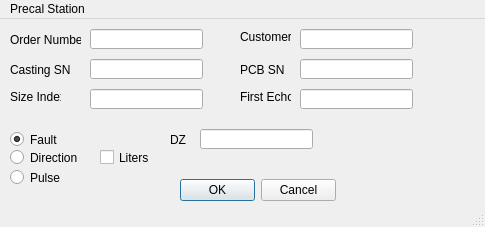
<?xml version="1.0" encoding="UTF-8"?>
<ui version="4.0">
 <class>MainWindow</class>
 <widget class="QMainWindow" name="MainWindow">
  <property name="geometry">
   <rect>
    <x>0</x>
    <y>0</y>
    <width>485</width>
    <height>227</height>
   </rect>
  </property>
  <property name="windowTitle">
   <string>MainWindow</string>
  </property>
  <widget class="QWidget" name="centralwidget">
   <widget class="QLineEdit" name="dz">
    <property name="geometry">
     <rect>
      <x>200</x>
      <y>110</y>
      <width>113</width>
      <height>20</height>
     </rect>
    </property>
   </widget>
   <widget class="QLineEdit" name="firstecho">
    <property name="geometry">
     <rect>
      <x>300</x>
      <y>70</y>
      <width>113</width>
      <height>20</height>
     </rect>
    </property>
   </widget>
   <widget class="QLineEdit" name="SizeIndex">
    <property name="geometry">
     <rect>
      <x>90</x>
      <y>70</y>
      <width>113</width>
      <height>20</height>
     </rect>
    </property>
   </widget>
   <widget class="QLineEdit" name="Customer">
    <property name="geometry">
     <rect>
      <x>300</x>
      <y>10</y>
      <width>113</width>
      <height>20</height>
     </rect>
    </property>
   </widget>
   <widget class="QLineEdit" name="OrderNumber">
    <property name="geometry">
     <rect>
      <x>90</x>
      <y>10</y>
      <width>113</width>
      <height>20</height>
     </rect>
    </property>
   </widget>
   <widget class="QLineEdit" name="CastingSN">
    <property name="geometry">
     <rect>
      <x>90</x>
      <y>40</y>
      <width>113</width>
      <height>20</height>
     </rect>
    </property>
   </widget>
   <widget class="QDialogButtonBox" name="buttonBox">
    <property name="geometry">
     <rect>
      <x>180</x>
      <y>160</y>
      <width>156</width>
      <height>23</height>
     </rect>
    </property>
    <property name="standardButtons">
     <set>QDialogButtonBox::Cancel|QDialogButtonBox::Ok</set>
    </property>
   </widget>
   <widget class="QLabel" name="label">
    <property name="geometry">
     <rect>
      <x>10</x>
      <y>10</y>
      <width>71</width>
      <height>21</height>
     </rect>
    </property>
    <property name="text">
     <string>Order Number</string>
    </property>
   </widget>
   <widget class="QLabel" name="label_2">
    <property name="geometry">
     <rect>
      <x>10</x>
      <y>40</y>
      <width>61</width>
      <height>21</height>
     </rect>
    </property>
    <property name="text">
     <string>Casting SN</string>
    </property>
   </widget>
   <widget class="QLabel" name="label_4">
    <property name="geometry">
     <rect>
      <x>170</x>
      <y>110</y>
      <width>21</width>
      <height>21</height>
     </rect>
    </property>
    <property name="text">
     <string>DZ</string>
    </property>
   </widget>
   <widget class="QLabel" name="label_5">
    <property name="geometry">
     <rect>
      <x>240</x>
      <y>10</y>
      <width>51</width>
      <height>16</height>
     </rect>
    </property>
    <property name="text">
     <string>Customer</string>
    </property>
   </widget>
   <widget class="QLabel" name="label_6">
    <property name="geometry">
     <rect>
      <x>10</x>
      <y>70</y>
      <width>51</width>
      <height>16</height>
     </rect>
    </property>
    <property name="text">
     <string>Size Index</string>
    </property>
   </widget>
   <widget class="QLabel" name="label_7">
    <property name="geometry">
     <rect>
      <x>240</x>
      <y>70</y>
      <width>51</width>
      <height>16</height>
     </rect>
    </property>
    <property name="text">
     <string>First Echo</string>
    </property>
   </widget>
   <widget class="QLabel" name="label_3">
    <property name="geometry">
     <rect>
      <x>240</x>
      <y>40</y>
      <width>51</width>
      <height>21</height>
     </rect>
    </property>
    <property name="text">
     <string>PCB SN</string>
    </property>
   </widget>
   <widget class="QLineEdit" name="pcbsn">
    <property name="geometry">
     <rect>
      <x>300</x>
      <y>40</y>
      <width>113</width>
      <height>20</height>
     </rect>
    </property>
   </widget>
   <widget class="QRadioButton" name="fault">
    <property name="geometry">
     <rect>
      <x>10</x>
      <y>110</y>
      <width>82</width>
      <height>21</height>
     </rect>
    </property>
    <property name="text">
     <string>Fault</string>
    </property>
    <property name="checked">
     <bool>true</bool>
    </property>
    <attribute name="buttonGroup">
     <string>buttonGroup</string>
    </attribute>
   </widget>
   <widget class="QRadioButton" name="direction">
    <property name="geometry">
     <rect>
      <x>10</x>
      <y>130</y>
      <width>82</width>
      <height>17</height>
     </rect>
    </property>
    <property name="text">
     <string>Direction</string>
    </property>
    <property name="checked">
     <bool>false</bool>
    </property>
    <attribute name="buttonGroup">
     <string>buttonGroup</string>
    </attribute>
   </widget>
   <widget class="QRadioButton" name="pulse">
    <property name="geometry">
     <rect>
      <x>10</x>
      <y>150</y>
      <width>82</width>
      <height>17</height>
     </rect>
    </property>
    <property name="text">
     <string>Pulse</string>
    </property>
    <attribute name="buttonGroup">
     <string>buttonGroup</string>
    </attribute>
   </widget>
   <widget class="QCheckBox" name="liters">
    <property name="geometry">
     <rect>
      <x>100</x>
      <y>130</y>
      <width>70</width>
      <height>17</height>
     </rect>
    </property>
    <property name="text">
     <string>Liters</string>
    </property>
   </widget>
  </widget>
  <widget class="QMenuBar" name="menubar">
   <property name="geometry">
    <rect>
     <x>0</x>
     <y>0</y>
     <width>485</width>
     <height>20</height>
    </rect>
   </property>
   <widget class="QMenu" name="menuPrecal_Station">
    <property name="title">
     <string>Precal Station</string>
    </property>
    <addaction name="actionClear_Form"/>
    <addaction name="separator"/>
    <addaction name="actionExit"/>
   </widget>
   <addaction name="menuPrecal_Station"/>
  </widget>
  <widget class="QStatusBar" name="statusbar"/>
  <action name="actionPreCal_Data_Entry">
   <property name="text">
    <string>PreCal Data Entry</string>
   </property>
  </action>
  <action name="actionClear_Form">
   <property name="text">
    <string>Clear Form</string>
   </property>
  </action>
  <action name="actionExit">
   <property name="text">
    <string>Exit</string>
   </property>
  </action>
 </widget>
 <resources/>
 <connections>
  <connection>
   <sender>buttonBox</sender>
   <signal>accepted()</signal>
   <receiver>MainWindow</receiver>
   <slot>close()</slot>
   <hints>
    <hint type="sourcelabel">
     <x>257</x>
     <y>191</y>
    </hint>
    <hint type="destinationlabel">
     <x>242</x>
     <y>113</y>
    </hint>
   </hints>
  </connection>
 </connections>
 <buttongroups>
  <buttongroup name="buttonGroup"/>
 </buttongroups>
</ui>
